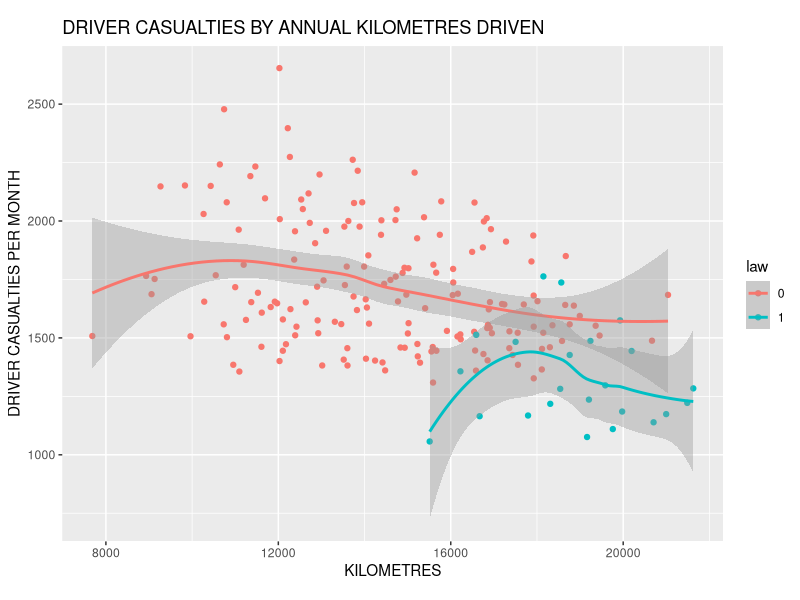

This figure's R source:
## ---- chunk 1
options(warn=-1)
library(ggplot2)
library(datasets)
Data <- data.frame(Seatbelts[ , c(2:6)], law = as.factor(Seatbelts[ ,8]))
TITLE <- "DRIVER CASUALTIES BY ANNUAL KILOMETRES DRIVEN"
XLAB <- "KILOMETRES"
YLAB <- "DRIVER CASUALTIES PER MONTH"
qplot(kms, drivers, data=Data, geom=c("point", "smooth"), method="loess", 
		col=law, main=TITLE, xlab=XLAB, ylab=YLAB, asp=0.75)

